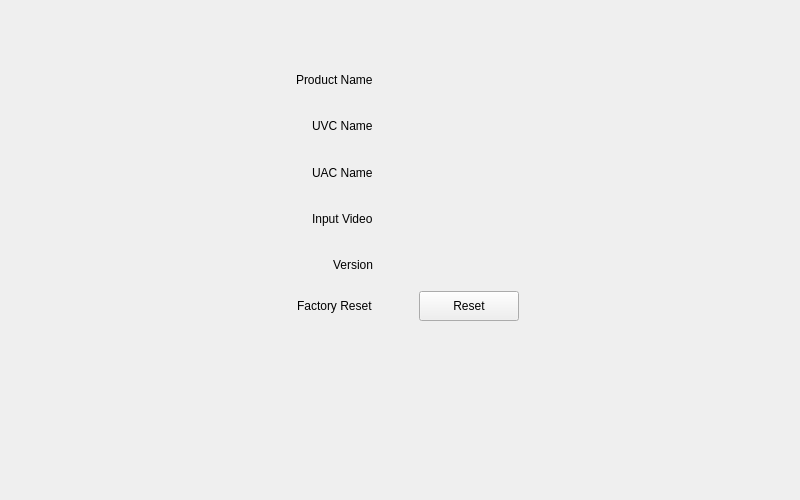
<?xml version="1.0" encoding="UTF-8"?>
<ui version="4.0">
 <class>UC1218_4K_Device_Infor_Form</class>
 <widget class="QWidget" name="UC1218_4K_Device_Infor_Form">
  <property name="geometry">
   <rect>
    <x>0</x>
    <y>0</y>
    <width>800</width>
    <height>500</height>
   </rect>
  </property>
  <property name="windowTitle">
   <string>Form</string>
  </property>
  <widget class="QWidget" name="layoutWidget">
   <property name="geometry">
    <rect>
     <x>190</x>
     <y>60</y>
     <width>411</width>
     <height>261</height>
    </rect>
   </property>
   <layout class="QGridLayout" name="gridLayout">
    <item row="0" column="1">
     <layout class="QHBoxLayout" name="horizontalLayout_9">
      <property name="leftMargin">
       <number>20</number>
      </property>
      <item>
       <widget class="QLabel" name="productNameValue_label">
        <property name="sizePolicy">
         <sizepolicy hsizetype="Minimum" vsizetype="Preferred">
          <horstretch>0</horstretch>
          <verstretch>0</verstretch>
         </sizepolicy>
        </property>
        <property name="minimumSize">
         <size>
          <width>100</width>
          <height>0</height>
         </size>
        </property>
        <property name="text">
         <string/>
        </property>
       </widget>
      </item>
      <item>
       <spacer name="horizontalSpacer_6">
        <property name="orientation">
         <enum>Qt::Horizontal</enum>
        </property>
        <property name="sizeHint" stdset="0">
         <size>
          <width>40</width>
          <height>20</height>
         </size>
        </property>
       </spacer>
      </item>
     </layout>
    </item>
    <item row="0" column="0">
     <layout class="QHBoxLayout" name="horizontalLayout_5">
      <property name="rightMargin">
       <number>20</number>
      </property>
      <item>
       <spacer name="horizontalSpacer">
        <property name="orientation">
         <enum>Qt::Horizontal</enum>
        </property>
        <property name="sizeHint" stdset="0">
         <size>
          <width>40</width>
          <height>20</height>
         </size>
        </property>
       </spacer>
      </item>
      <item>
       <widget class="QLabel" name="productName_label">
        <property name="text">
         <string>Product Name</string>
        </property>
       </widget>
      </item>
     </layout>
    </item>
    <item row="2" column="1">
     <layout class="QHBoxLayout" name="horizontalLayout_7">
      <property name="leftMargin">
       <number>20</number>
      </property>
      <item>
       <widget class="QLabel" name="uacNameValue_label">
        <property name="sizePolicy">
         <sizepolicy hsizetype="Minimum" vsizetype="Preferred">
          <horstretch>0</horstretch>
          <verstretch>0</verstretch>
         </sizepolicy>
        </property>
        <property name="minimumSize">
         <size>
          <width>100</width>
          <height>0</height>
         </size>
        </property>
        <property name="text">
         <string/>
        </property>
       </widget>
      </item>
      <item>
       <spacer name="horizontalSpacer_8">
        <property name="orientation">
         <enum>Qt::Horizontal</enum>
        </property>
        <property name="sizeHint" stdset="0">
         <size>
          <width>40</width>
          <height>20</height>
         </size>
        </property>
       </spacer>
      </item>
     </layout>
    </item>
    <item row="1" column="1">
     <layout class="QHBoxLayout" name="horizontalLayout_8">
      <property name="leftMargin">
       <number>20</number>
      </property>
      <item>
       <widget class="QLabel" name="uvcNameValue_label">
        <property name="sizePolicy">
         <sizepolicy hsizetype="Minimum" vsizetype="Preferred">
          <horstretch>0</horstretch>
          <verstretch>0</verstretch>
         </sizepolicy>
        </property>
        <property name="minimumSize">
         <size>
          <width>100</width>
          <height>0</height>
         </size>
        </property>
        <property name="text">
         <string/>
        </property>
       </widget>
      </item>
      <item>
       <spacer name="horizontalSpacer_7">
        <property name="orientation">
         <enum>Qt::Horizontal</enum>
        </property>
        <property name="sizeHint" stdset="0">
         <size>
          <width>40</width>
          <height>20</height>
         </size>
        </property>
       </spacer>
      </item>
     </layout>
    </item>
    <item row="4" column="0">
     <layout class="QHBoxLayout" name="horizontalLayout">
      <property name="rightMargin">
       <number>20</number>
      </property>
      <item>
       <spacer name="horizontalSpacer_5">
        <property name="orientation">
         <enum>Qt::Horizontal</enum>
        </property>
        <property name="sizeHint" stdset="0">
         <size>
          <width>40</width>
          <height>20</height>
         </size>
        </property>
       </spacer>
      </item>
      <item>
       <widget class="QLabel" name="version_label">
        <property name="text">
         <string>Version</string>
        </property>
       </widget>
      </item>
     </layout>
    </item>
    <item row="3" column="1">
     <layout class="QHBoxLayout" name="horizontalLayout_10">
      <property name="leftMargin">
       <number>20</number>
      </property>
      <item>
       <widget class="QLabel" name="inputVideo_infor_label">
        <property name="sizePolicy">
         <sizepolicy hsizetype="Minimum" vsizetype="Preferred">
          <horstretch>0</horstretch>
          <verstretch>0</verstretch>
         </sizepolicy>
        </property>
        <property name="minimumSize">
         <size>
          <width>100</width>
          <height>0</height>
         </size>
        </property>
        <property name="text">
         <string/>
        </property>
       </widget>
      </item>
      <item>
       <spacer name="horizontalSpacer_9">
        <property name="orientation">
         <enum>Qt::Horizontal</enum>
        </property>
        <property name="sizeHint" stdset="0">
         <size>
          <width>40</width>
          <height>20</height>
         </size>
        </property>
       </spacer>
      </item>
     </layout>
    </item>
    <item row="1" column="0">
     <layout class="QHBoxLayout" name="horizontalLayout_4">
      <property name="rightMargin">
       <number>20</number>
      </property>
      <item>
       <spacer name="horizontalSpacer_2">
        <property name="orientation">
         <enum>Qt::Horizontal</enum>
        </property>
        <property name="sizeHint" stdset="0">
         <size>
          <width>40</width>
          <height>20</height>
         </size>
        </property>
       </spacer>
      </item>
      <item>
       <widget class="QLabel" name="uvcName_label">
        <property name="text">
         <string>UVC Name</string>
        </property>
       </widget>
      </item>
     </layout>
    </item>
    <item row="2" column="0">
     <layout class="QHBoxLayout" name="horizontalLayout_3">
      <property name="rightMargin">
       <number>20</number>
      </property>
      <item>
       <spacer name="horizontalSpacer_3">
        <property name="orientation">
         <enum>Qt::Horizontal</enum>
        </property>
        <property name="sizeHint" stdset="0">
         <size>
          <width>40</width>
          <height>20</height>
         </size>
        </property>
       </spacer>
      </item>
      <item>
       <widget class="QLabel" name="uacName_label">
        <property name="text">
         <string>UAC Name</string>
        </property>
       </widget>
      </item>
     </layout>
    </item>
    <item row="4" column="1">
     <layout class="QHBoxLayout" name="horizontalLayout_6">
      <property name="leftMargin">
       <number>20</number>
      </property>
      <item>
       <widget class="QLabel" name="versionValue_label">
        <property name="sizePolicy">
         <sizepolicy hsizetype="Minimum" vsizetype="Preferred">
          <horstretch>0</horstretch>
          <verstretch>0</verstretch>
         </sizepolicy>
        </property>
        <property name="minimumSize">
         <size>
          <width>100</width>
          <height>0</height>
         </size>
        </property>
        <property name="text">
         <string/>
        </property>
       </widget>
      </item>
      <item>
       <spacer name="horizontalSpacer_10">
        <property name="orientation">
         <enum>Qt::Horizontal</enum>
        </property>
        <property name="sizeHint" stdset="0">
         <size>
          <width>40</width>
          <height>20</height>
         </size>
        </property>
       </spacer>
      </item>
     </layout>
    </item>
    <item row="3" column="0">
     <layout class="QHBoxLayout" name="horizontalLayout_2">
      <property name="rightMargin">
       <number>20</number>
      </property>
      <item>
       <spacer name="horizontalSpacer_4">
        <property name="orientation">
         <enum>Qt::Horizontal</enum>
        </property>
        <property name="sizeHint" stdset="0">
         <size>
          <width>40</width>
          <height>20</height>
         </size>
        </property>
       </spacer>
      </item>
      <item>
       <widget class="QLabel" name="inputVideo_label">
        <property name="text">
         <string>Input Video</string>
        </property>
       </widget>
      </item>
     </layout>
    </item>
    <item row="5" column="0">
     <layout class="QHBoxLayout" name="horizontalLayout_11">
      <property name="rightMargin">
       <number>20</number>
      </property>
      <item>
       <spacer name="horizontalSpacer_11">
        <property name="orientation">
         <enum>Qt::Horizontal</enum>
        </property>
        <property name="sizeHint" stdset="0">
         <size>
          <width>40</width>
          <height>20</height>
         </size>
        </property>
       </spacer>
      </item>
      <item>
       <widget class="QLabel" name="reset_label">
        <property name="text">
         <string>Factory Reset</string>
        </property>
       </widget>
      </item>
     </layout>
    </item>
    <item row="5" column="1">
     <layout class="QHBoxLayout" name="horizontalLayout_12">
      <property name="leftMargin">
       <number>20</number>
      </property>
      <item>
       <widget class="QPushButton" name="factoryReset_pushButton">
        <property name="minimumSize">
         <size>
          <width>100</width>
          <height>30</height>
         </size>
        </property>
        <property name="text">
         <string>Reset</string>
        </property>
       </widget>
      </item>
      <item>
       <spacer name="horizontalSpacer_12">
        <property name="orientation">
         <enum>Qt::Horizontal</enum>
        </property>
        <property name="sizeHint" stdset="0">
         <size>
          <width>40</width>
          <height>20</height>
         </size>
        </property>
       </spacer>
      </item>
     </layout>
    </item>
   </layout>
  </widget>
 </widget>
 <resources/>
 <connections/>
</ui>
